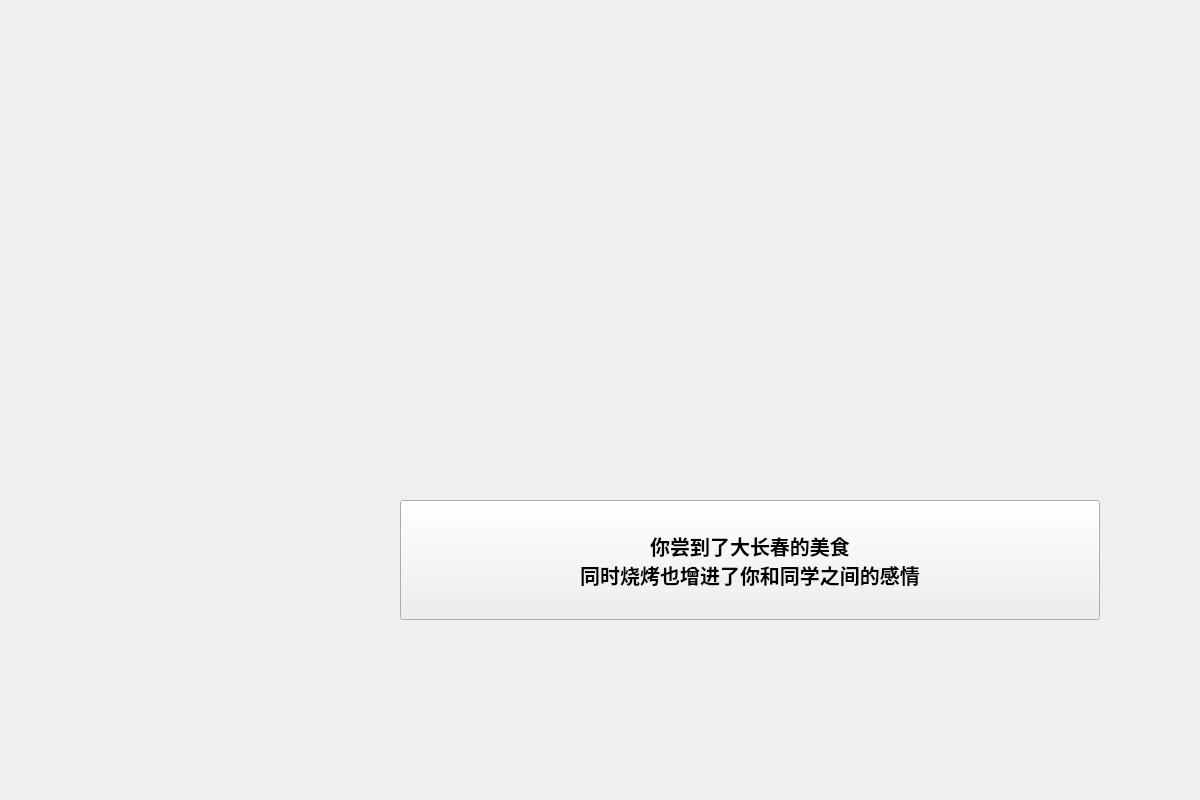
<?xml version="1.0" encoding="UTF-8"?>
<ui version="4.0">
 <class>PPT23</class>
 <widget class="QWidget" name="PPT23">
  <property name="geometry">
   <rect>
    <x>0</x>
    <y>0</y>
    <width>1200</width>
    <height>800</height>
   </rect>
  </property>
  <property name="windowTitle">
   <string>Form</string>
  </property>
  <widget class="QPushButton" name="pushButton">
   <property name="geometry">
    <rect>
     <x>400</x>
     <y>500</y>
     <width>700</width>
     <height>120</height>
    </rect>
   </property>
   <property name="font">
    <font>
     <pointsize>15</pointsize>
     <weight>75</weight>
     <bold>true</bold>
    </font>
   </property>
   <property name="text">
    <string>你尝到了大长春的美食
同时烧烤也增进了你和同学之间的感情</string>
   </property>
  </widget>
 </widget>
 <resources/>
 <connections/>
</ui>
